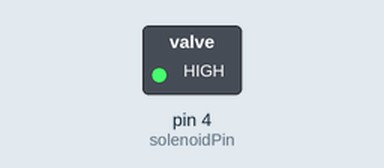
Recording of a sketch running on a simulated Arduino Uno, built with avr-gcc and run on an emulated ATmega328P. Parts: switched loads named in the sketch (green lamp = pin HIGH).

Above: at 0.1 s.
Timing chart, 0 to 1.6 s (numbered marks = the images above):
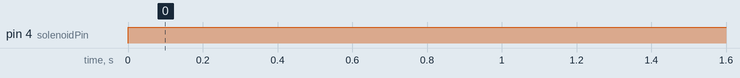

The sketch:

valve.ino
```cpp
int solenoidPin = 4;    //This is the output pin on the Arduino we are using

void setup() {
  // put your setup code here, to run once:
  pinMode(solenoidPin, OUTPUT);           //Sets the pin as an output
}

void loop() {
  // put your main code here, to run repeatedly:
  digitalWrite(solenoidPin, HIGH);    //Switch Solenoid ON
//  delay(1000);                      //Wait 1 Second
//  digitalWrite(solenoidPin, LOW);     //Switch Solenoid OFF
//  delay(1000);                      //Wait 1 Second
}
```

Measured:
- by itself, pin 4 (solenoidPin): LOW → HIGH at 0.00 s
